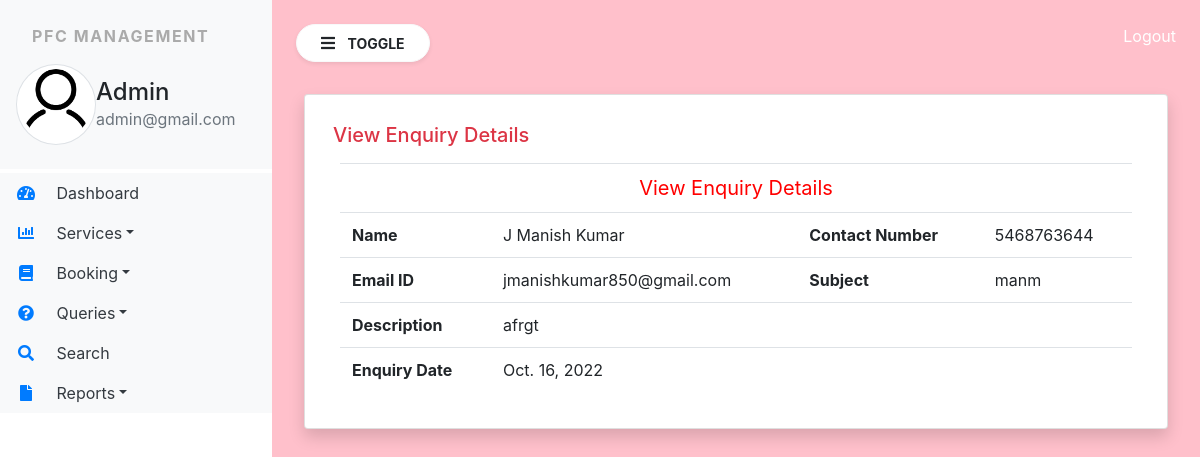
The page /view_queries/4 (signed in) on the database its author committed.
### pfcSystem/models.py (models this page shows, shortened)
class Contact(models.Model):
    name = models.CharField(max_length=100,null=True)
    contact = models.CharField(max_length=15,null=True)
    emailid = models.CharField(max_length=100, null=True)
    subject = models.CharField(max_length=100, null=True)
    message = models.CharField(max_length=200, null=True)
    mdate = models.DateField( null=True)
    isread = models.CharField(max_length=10, null=True)

### pfcSystem/views.py (the view)
# urls.py: path('view_queries/<int:pid>',view_queries, name="view_queries"),
def view_queries(request,pid):
    if not request.user.is_authenticated:
        return redirect('admin_login')
    contact= Contact.objects.get(id=pid)
    contact.isread="yes"
    contact.save()
    return render(request,'view_queries.html',locals())

### pfcSystem/templates/view_queries.html
{% extends 'admin_base.html' %}
{% block main %}
<div class="card shadow m-2">
    <div class="card-body">
        <h5 class="p-2 text-danger" style="broder-bottom :2px solid orange">View Enquiry Details </h5>
        <div class="container-fluid">
           <table class=" table table-brodered ">
               <tr align="center">
                   <td colspan="4" style="font-size :20px; color: red">
                       View Enquiry Details
                   </td>
               </tr>
               <tr>
                   <th>Name</th>
                   <td>{{contact.name}}</td>
                   <th>Contact Number</th>
                   <td>{{contact.contact}}</td>
               </tr>
                <tr>
                   <th>Email ID</th>
                   <td>{{contact.emailid}}</td>
                   <th>Subject</th>
                   <td>{{contact.subject}}</td>
               </tr>
                <tr>
                   <th>Description</th>
                   <td colspan="3">{{contact.message}}</td>
               </tr>
               <tr>
                   <th>Enquiry Date</th>
                   <td colspan="3">{{contact.mdate}}</td>
               </tr>
           </table>
        </div>
    </div>
</div>
{% endblock %}

### pfcSystem/templates/admin_base.html (shortened to what this page needs)
{% load static %}
<html>
<head>
  <link rel="stylesheet" href="https://cdn.jsdelivr.net/npm/bootstrap@4.6.1/dist/css/bootstrap.min.css">
<link rel="stylesheet" href="{%static 'css/sidebar.css' %}">
<link rel="stylesheet" href="https://use.fontawesome.com/releases/v5.7.0/css/all.css">
    <link rel="stylesheet" href="https://cdn.datatables.net/1.12.1/css/jquery.dataTables.min.css">
     <link rel="stylesheet" href="https://cdn.datatables.net/buttons/2.2.3/css/buttons.dataTables.min.css">
    </head>
<body>
<div class="bg-white vertical-nav" id="sidebar">
    <div class="py-4 px-3 bg-light mb-1">
        <p class="font-weight-bold text-uppercase px-3 sidebar-title">PFC Management</p>
    <div class="media d-flex align-items-center">
        <img src="{% static 'images/adlgn.png' %}" width="80" height="80" class="rounded-circle img-thumbnail shadow-small">
<div class="media-body">
    <h4 class="mb-0">Admin</h4>
    <p class="text-muted mb-0">{{request.user.email}}</p>
</div>
    </div>
    </div>
<ul class="nav flex-column bg-white">
    <li class="nav-item">
        <a href="{% url 'admin_home' %}" class="nav-link text-dark bg-light">
            <i class="fas fa-tachometer-alt fa-fw mr-3 text-primary"></i>
            Dashboard</a>
    </li>
     <li class="nav-item dropdown">
        <a href="#" class="nav-link dropdown-toggle text-dark bg-light" id="navbardrop" data-toggle="dropdown">
            <i class="fas fa-chart-bar fa-fw mr-3 text-primary"></i>
            Services</a>
    </li>
    <li class="nav-item dropdown">
        <a href="#" class="nav-link dropdown-toggle text-dark bg-light" id="navbardrop" data-toggle="dropdown">
            <i class="fa fa-book fa-fw mr-3 text-primary" ></i>
            Booking</a>
    </li>
      <li class="nav-item dropdown">
        <a href="#" class="nav-link dropdown-toggle text-dark bg-light" id="navbardrop" data-toggle="dropdown">
            <i class="fa fa-question-circle fa-fw mr-3 text-primary" ></i>
            Queries</a>
    </li>
     <li class="nav-item">
        <a href="{% url 'search' %}" class="nav-link text-dark bg-light">
            <i class="fa fa-search fa-fw mr-3 text-primary"></i>
            Search</a>
    </li>
  <li class="nav-item dropdown">
        <a href="#" class="nav-link dropdown-toggle text-dark bg-light" id="navbardrop" data-toggle="dropdown">
            <i class="fa fa-file fa-fw mr-3 text-primary"></i>
            Reports</a>
    </li>
</ul>
</div>
<div class="page-content p-4 " id="content">
    <a href="{% url 'logout' %}" title="logout" class="text-white float-right">Logout</a>
    <button id="sidebarCollapse" type="button" class="btn btn-light bg-white rounded-pill shadow-sm px-4 mb-4">
        <i class="fas fa-bars mr-2"></i>
        <small class="text-uppercase font-weight-bold">Toggle</small></button>
{% block main %}
{% endblock %}
</div>
</body>
</html>

### pfcSystem/static/css/sidebar.css (style rules this page uses)
.sidebar-title { letter-spacing : 0.1em; color:#aaa }
body { background-color : pink; min-height:100vh; }
.vertical-nav { min-width : 17rem; width:17rem; height :100vh; position:fixed; top:0; left:0; transition:all 1s }
.page-content { width:calc(100%-17rem); margin-left:17rem; transition:all 1s }

### rows shown on the page
Contact: name "J Manish Kumar", contact "5468763644", emailid "jmanishkumar850@gmail.com", subject "manm", message "afrgt", mdate "Oct. 16, 2022"

### other values the page prints
{{ request.user.email }} "admin@gmail.com"
